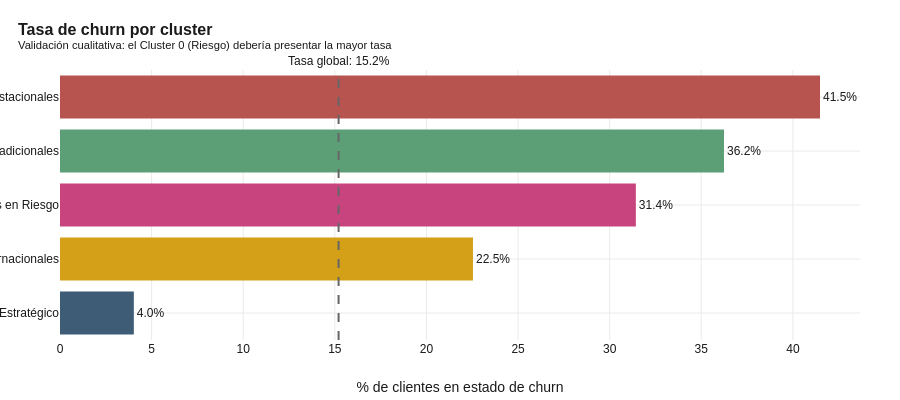

Source (notebook cell):
### Code cell
# Análisis del target por cluster (la primera lectura cualitativa importante)
target_cluster = df_modelo.groupby("cluster").agg(
    n_total=("id_cliente", "count"),
    n_churn=("churn_label", "sum"),
).reset_index()
target_cluster["tasa_churn_pct"] = (100 * target_cluster["n_churn"] / target_cluster["n_total"]).round(2)
target_cluster["cluster_nombre"] = target_cluster["cluster"].map(NOMBRES_CLUSTERS)

print("TASA DE CHURN POR CLUSTER (validación cualitativa preliminar)")
print("=" * 90)
print(target_cluster[["cluster", "cluster_nombre", "n_total", "n_churn", "tasa_churn_pct"]].to_string(index=False))

# Visualización
fig = go.Figure()
target_cluster_sorted = target_cluster.sort_values("tasa_churn_pct", ascending=True)
colores = [PALETA_CLUSTERS[int(c)] for c in target_cluster_sorted["cluster"]]
fig.add_trace(go.Bar(
    x=target_cluster_sorted["tasa_churn_pct"],
    y=[f"C{int(c)}: {n}" for c, n in zip(target_cluster_sorted["cluster"], target_cluster_sorted["cluster_nombre"])],
    orientation="h", marker_color=colores,
    text=[f"{v:.1f}%" for v in target_cluster_sorted["tasa_churn_pct"]],
    textposition="outside",
))
fig.add_vline(x=pct_churn, line_dash="dash", line_color="#666",
              annotation_text=f"Tasa global: {pct_churn:.1f}%",
              annotation_position="top")
fig.update_layout(
    title=dict(text="<b>Tasa de churn por cluster</b><br>"
                     "<sup>Validación cualitativa: el Cluster 0 (Riesgo) debería presentar la mayor tasa</sup>"),
    xaxis_title="% de clientes en estado de churn",
    height=400,
)
guardar_y_mostrar(fig, "02_churn_por_cluster", h=400)

### Figure 1 — Plotly figure (JSON) as saved in the notebook; plotly's stock layout.template omitted (floating-point values rounded to 4 significant figures)
{"data": [{"marker": {"color": ["#3E5C76", "#D4A017", "#C8447F", "#5C9E76", "#B85450"]}, "orientation": "h", "text": ["4.0%", "22.5%", "31.4%", "36.2%", "41.5%"], "textposition": "outside", "type": "bar", "x": [4.03, 22.54, 31.43, 36.24, 41.48], "y": ["C1: Núcleo Estratégico", "C2: Grandes Cuentas Internacionales", "C0: Clientes en Riesgo", "C3: Reposicionistas Tradicionales", "C4: Compradores Estacionales"]}], "layout": {"annotations": [{"showarrow": false, "text": "Tasa global: 15.2%", "x": 15.2, "xanchor": "center", "xref": "x", "y": 1, "yanchor": "bottom", "yref": "y domain"}], "height": 400, "shapes": [{"line": {"color": "#666", "dash": "dash"}, "type": "line", "x0": 15.2, "x1": 15.2, "xref": "x", "y0": 0, "y1": 1, "yref": "y domain"}], "title": {"text": "<b>Tasa de churn por cluster</b><br><sup>Validación cualitativa: el Cluster 0 (Riesgo) debería presentar la mayor tasa</sup>"}, "xaxis": {"title": {"text": "% de clientes en estado de churn"}}}}
